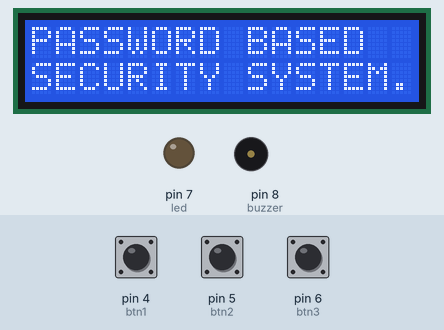
Bench run of a sketch on a simulated Arduino Uno, built with avr-gcc and run on an emulated ATmega328P. Shown: 16×2 character LCD, output pins drawn as LEDs (lit = HIGH), buzzer (waves = sounding, pin HIGH). The inputs (shaded band) are chosen by the test bench; at power-on: pin 4 (btn1) HIGH, pin 5 (btn2) HIGH, pin 6 (btn3) HIGH.

Above: at 0.1 s.
5.3 s: pin 4 (btn1) pulled LOW for 1 s
At 6.9 s:
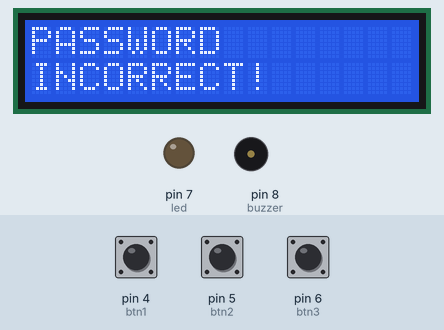
9.3 s: pin 5 (btn2) pulled LOW for 3.2 s
At 11.27 s:
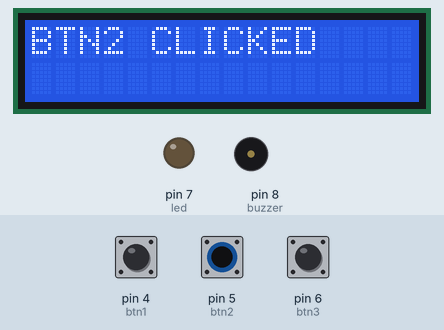
14.0 s: pin 6 (btn3) pulled LOW for 3.2 s
At 17.0 s:
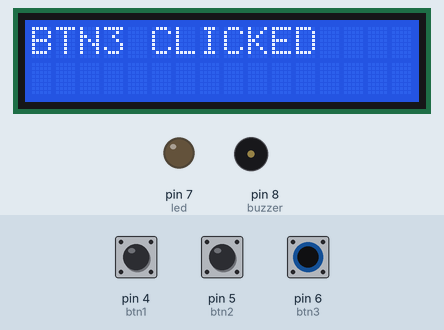
18.7 s: pin 5 (btn2) pulled LOW for 1 s
At 22.9 s:
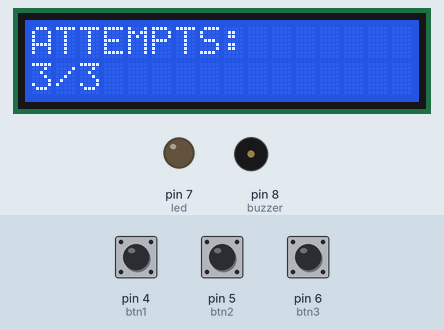
Timing chart, 0 to 25.7 s (numbered marks = the images above; inputs shaded):
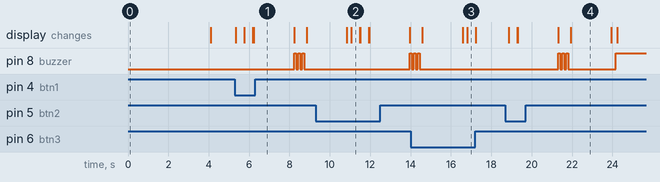

The sketch:

password_integer_three_buttons_with_lcd.ino
```cpp
#include <LiquidCrystal_I2C.h>

int btn1 = 4;
int btn2 = 5;
int btn3 = 6;

int led = 7;
int buzzer = 8;

int digits_pressed = 0;
int attempts = 0;
int attempts_allowed = 3;
int password = 3;  // 21131

LiquidCrystal_I2C lcd(0x27, 16, 2);

void setup() {
  Serial.begin(9600);
  lcd.init();

  lcd.backlight();

  pinMode(btn1, INPUT_PULLUP);
  pinMode(btn2, INPUT_PULLUP);
  pinMode(btn3, INPUT_PULLUP);
  pinMode(led, OUTPUT);
  pinMode(buzzer, OUTPUT);

  lcd.setCursor(0, 0);
  lcd.print("PASSWORD BASED");
  lcd.setCursor(0, 1);
  lcd.print("SECURITY SYSTEM.");
  delay(4000);
  lcd.clear();
}

void loop() {
  if (attempts == 3) {
    lcd.clear();
    lcd.setCursor(0, 0);
    lcd.print("ATTEMPTS");
    lcd.setCursor(0, 1);
    lcd.print("EXCEEDED");

    digitalWrite(buzzer, HIGH);
  } else if (attempts < 3) {
    // increment password when a button is clicked. display clicked button, increment a digit pressed counter
    if (digitalRead(btn1) == LOW) {
      password *= 8;

      lcd.clear();
      lcd.setCursor(0, 0);
      lcd.print("BTN1 CLICKED");

      digits_pressed++;
    } else if (digitalRead(btn2) == LOW) {
      password *= 7;

      lcd.clear();
      lcd.setCursor(0, 0);
      lcd.print("BTN2 CLICKED");

      digits_pressed++;
    } else if (digitalRead(btn3) == LOW) {
      password++;

      lcd.clear();
      lcd.setCursor(0, 0);
      lcd.print("BTN3 CLICKED");

      digits_pressed++;
    }

    // if wrong password is typed, display warning, reset password, and increment attempts
    if (digits_pressed == 5 && password != 10760) {
      lcd.clear();
      lcd.setCursor(0, 0);
      lcd.print("PASSWORD");
      lcd.setCursor(0, 1);
      lcd.print("INCORRECT!");
      delay(2000);
      lcd.clear();

      digitalWrite(buzzer, HIGH);
      delay(100);
      digitalWrite(buzzer, LOW);
      delay(100);
      digitalWrite(buzzer, HIGH);
      delay(100);
      digitalWrite(buzzer, LOW);
      delay(100);
      digitalWrite(buzzer, HIGH);
      delay(100);
      digitalWrite(buzzer, LOW);
      delay(100);

      password = 3;
      attempts++;
      digits_pressed = 0;

      lcd.clear();
      lcd.setCursor(0, 0);
      lcd.print("ATTEMPTS:");
      lcd.setCursor(0, 1);
      lcd.print(attempts);
      lcd.setCursor(1, 1);
      lcd.print("/");
      lcd.setCursor(2, 1);
      lcd.print(attempts_allowed);

      delay(2000);
      lcd.clear();
    }

    // if password is correct, light up led, reset password and attempts. else led is low, and nothing is tampered with
    if (password == 10760) {
      digitalWrite(led, HIGH);

      lcd.clear();
      lcd.setCursor(0, 0);
      lcd.print("PASSWORD");
      lcd.setCursor(0, 1);
      lcd.print("CORRECT!");

      delay(4000);
      lcd.clear();

      digits_pressed = 0;
      password = 3;
      attempts = 0;
    } else {
      digitalWrite(led, LOW);
    }

    delay(200);
    lcd.clear();
  }
}
```

Measured:
- after the input at 5.3 s, pin 8 (buzzer): alternates HIGH for 0.10 s and LOW for 0.10 s, 6 changes in all, then stays LOW, starting after 2.9 s; the display: first changes at once (image 1 shows a later state)
- after the input at 9.3 s, pin 8 (buzzer): LOW → HIGH after 4.7 s; the display: first differs from a run without the input after 1.8 s (image 2)
- after the input at 14.0 s, the display: first differs from a run without the input after 2.8 s (image 3)
- after the input at 18.7 s, pin 8 (buzzer): LOW → HIGH after 2.6 s, then repeats every 0.20 s: LOW 0.10 s, HIGH 0.10 s; the display: first changes after 0.16 s (image 4 shows a later state)
- what the display in image 2 shows lasts 0.4 s, from 11.1 s to 11.5 s
